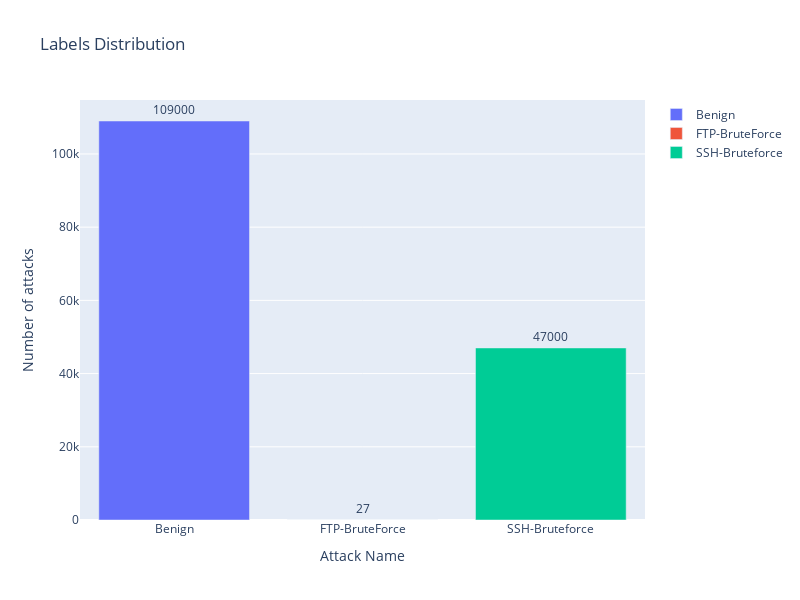

The notebook cell saved with this chart:
### Code cell
toTrainModel = shortData(withoutDuplicates, LABEL).copy()
showAttackDistribution(toTrainModel[LABEL])

### Figure 1 — Plotly figure (JSON) as saved in the notebook; plotly's stock layout.template omitted (floating-point values rounded to 4 significant figures)
{"data": [{"name": "Benign", "orientation": "v", "text": "109000", "textposition": "outside", "type": "bar", "x": ["Benign"], "y": [109000]}, {"name": "FTP-BruteForce", "orientation": "v", "text": "27", "textposition": "outside", "type": "bar", "x": ["FTP-BruteForce"], "y": [27]}, {"name": "SSH-Bruteforce", "orientation": "v", "text": "47000", "textposition": "outside", "type": "bar", "x": ["SSH-Bruteforce"], "y": [47000]}], "layout": {"height": 600, "title": {"text": "Labels Distribution"}, "width": 800, "xaxis": {"title": {"text": "Attack Name"}}, "yaxis": {"title": {"text": "Number of attacks"}}}}
